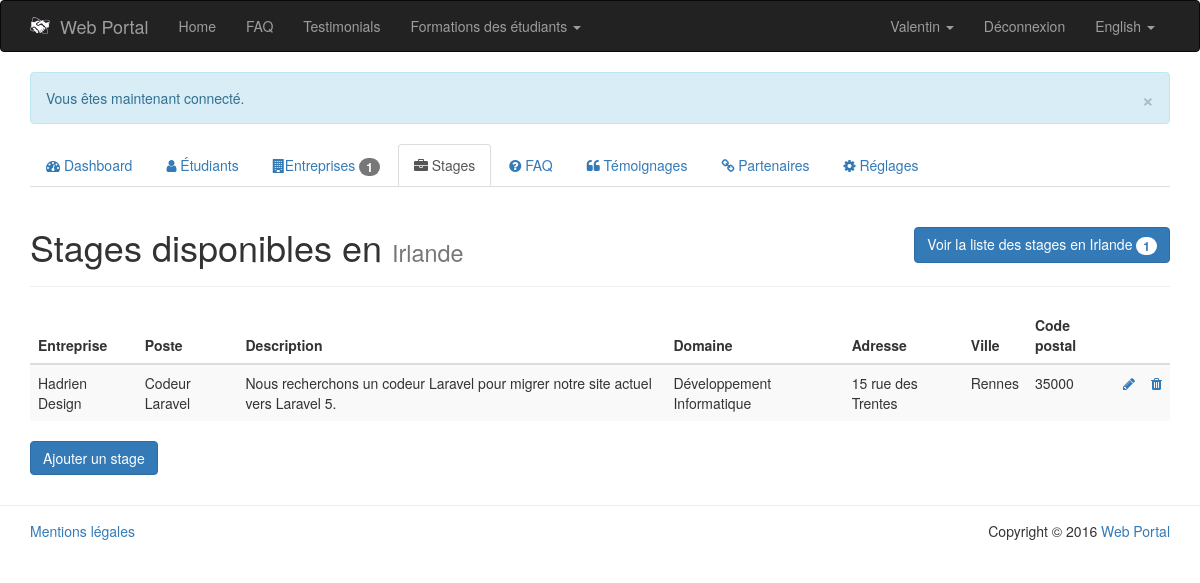
/PHP/public/index.php?page=admin/internships-list&country=France (signed in), run on the app's committed database.
### tables this page shows
CREATE TABLE `settings` (
  `id` int(11) NOT NULL,
  `tag` varchar(64) NOT NULL,
  `value` varchar(256) NOT NULL,
  `placeholder` varchar(128) NOT NULL,
  `data_type` enum('varchar','int','boolean') NOT NULL DEFAULT 'varchar'
);

CREATE TABLE `student` (
  `id` int(11) NOT NULL,
  `first_name` varchar(64) NOT NULL,
  `last_name` varchar(64) NOT NULL,
  `country` enum('France','Irlande') NOT NULL,
  `skill` int(11) NOT NULL,
  `email` varchar(64) NOT NULL,
  `password` varchar(64) NOT NULL,
  `cv` varchar(128) NOT NULL,
  `portfolio` varchar(128) NOT NULL,
  `admin` tinyint(1) NOT NULL DEFAULT '0',
  `available` tinyint(1) NOT NULL DEFAULT '1',
  `activated` tinyint(1) NOT NULL,
  `register_date` date NOT NULL
);

CREATE TABLE `internship` (
  `id` int(11) NOT NULL,
  `name` varchar(64) NOT NULL,
  `description` text NOT NULL,
  `company` int(11) NOT NULL,
  `address` varchar(128) NOT NULL,
  `city` varchar(128) NOT NULL,
  `zip_code` varchar(32) NOT NULL,
  `skill` int(11) NOT NULL
);

CREATE TABLE `company` (
  `id` int(11) NOT NULL,
  `name` varchar(64) NOT NULL,
  `email` varchar(128) NOT NULL,
  `password` varchar(64) NOT NULL,
  `country` enum('France','Irlande') NOT NULL,
  `city` varchar(64) NOT NULL,
  `logo` varchar(128) NOT NULL,
  `description` text NOT NULL,
  `website` varchar(64) NOT NULL,
  `activated` tinyint(1) NOT NULL,
  `register_date` date NOT NULL
);

CREATE TABLE `skill` (
  `id` int(11) NOT NULL,
  `name` varchar(64) NOT NULL
);

### PHP/app/model/Settings.class.php (called while the page is built, shortened)
<?php
	class Settings {
		public static function getWebsiteName() {
			$db = PDOConnexion::getInstance();
			$sql = "SELECT value FROM settings WHERE tag = 'website_name'";
			$sth = $db->prepare($sql);
			$sth->setFetchMode(PDO::FETCH_CLASS|PDO::FETCH_PROPS_LATE, 'Settings');
			$sth->execute();
			return $sth->fetch()->value;
		}
	}
?>

### PHP/app/model/Autoloader.php (called while the page is built, shortened)
<?php
	class Autoloader {
		public static function appAutoload($class) {
			$class = str_replace('\\', '/', $class);
		}
	}
?>

### PHP/app/model/Language.class.php (called while the page is built, shortened)
<?php
	class Language {
		private $defaultLanguage = 'en';
		private $currentLanguage;
		private $translate = array();
		public function __construct() {
		    if (isset($_COOKIE['lang']) || isset($_SESSION['lang'])) {
		        if (isset($_COOKIE['lang'])) {
		            $this->currentLanguage = $_COOKIE['lang'];
		        }
		        if (isset($_SESSION['lang'])) {
		            $this->currentLanguage = $_SESSION['lang'];
		        }
		    }
		    else {
		    	$this->currentLanguage = $this->detectBrowserLanguage();
		    }
		    $this->translate = $translate;
		}
		private function detectBrowserLanguage() {
			if (isset($_SERVER['HTTP_ACCEPT_LANGUAGE'])) {
				if (substr($_SERVER['HTTP_ACCEPT_LANGUAGE'], 0, 2) == 'fr') {
					return 'fr';
				}
				else {
					return 'en';
				}
			}
			return $this->defaultLanguage;
		}
		public function getCurrentLanguage() {
			$languageName = ($this->currentLanguage == 'fr') ? 'Français' : 'English';
			return array(
				'code' => $this->currentLanguage,
				'name' => $languageName
			);
		}
		public function translate($term) {
			if (!array_key_exists($this->currentLanguage, $this->translate)) {
				if (file_exists(LANG . DS . $this->currentLanguage . '.php')) {
					return $this->translate[$term];
				}
			}
			else {
				throw new Exception('Le terme "' . $term . '" n\'existe pas dans le fichier de traduction.');
			}
		}
	}
?>

### PHP/ressources/lang/en.php (called while the page is built)
<?php
	$translate = array (
		'home' => 'Home',
		'faq' => 'FAQ',
		'testimonials' => 'Testimonials',
		'student' => 'Student',
		'company' => 'Company'
	);
?>

### PHP/app/model/Student.class.php (called while the page is built, shortened)
<?php
	class Student {
		public function __get($nom){
			return $this->$nom;
		}
		public static function getStudentById($id) {
			$db = PDOConnexion::getInstance();
			$sql = 'SELECT * FROM student WHERE id = :id';
			$sth = $db->prepare($sql);
			$sth->setFetchMode(PDO::FETCH_CLASS|PDO::FETCH_PROPS_LATE, 'Student');
			$sth->execute(array(
				':id' => $id
			));
			return $sth->fetch();
		}
	}
?>

### PHP/app/model/Internship.class.php (called while the page is built, shortened)
<?php
	class Internship {
		public function __get($nom){
			return $this->$nom;
		}
		public static function getInternshipByCompanyCountry($country) {
			$db = PDOConnexion::getInstance();
			$sql = 'SELECT DISTINCT I.* FROM internship I , company C WHERE I.company = C.id AND C.country = :country';
			$sth = $db->prepare($sql);
			$sth->setFetchMode(PDO::FETCH_CLASS|PDO::FETCH_PROPS_LATE, 'Internship');
			$sth->execute(array(
				':country' => $country
			));
			return $sth->fetchAll();
		}
	}
?>

### PHP/app/model/Company.class.php (called while the page is built, shortened)
<?php
	class Company {
		public function __get($nom){
			return $this->$nom;
		}
		public static function getCompanyById($id) {
			$db = PDOConnexion::getInstance();
			$sql = 'SELECT * FROM company WHERE id = :id';
			$sth = $db->prepare($sql);
			$sth->setFetchMode(PDO::FETCH_CLASS|PDO::FETCH_PROPS_LATE, 'Company');
			$sth->execute(array(
				':id' => $id
			));
			return $sth->fetch();
		}
	}
?>

### PHP/app/model/Skill.class.php (called while the page is built, shortened)
<?php
	class Skill {
		public function __get($nom){
			return $this->$nom;
		}
		public static function getSkillById($id) {
			$db = PDOConnexion::getInstance();
			$sql = 'SELECT * FROM skill WHERE id = :id';
			$sth = $db->prepare($sql);
			$sth->setFetchMode(PDO::FETCH_CLASS|PDO::FETCH_PROPS_LATE, 'Skill');
			$sth->execute(array(
				':id' => $id
			));
			return $sth->fetch();
		}
	}
?>

### PHP/app/view/admin/internships-list.php (the view, shortened to what this page needs)
<?php
	$country = ($_GET['country'] == 'France') ? 'France' : 'Irlande';
?>
<div class="col-md-12">
	<div class="page-header">
		<h1>
			Stages disponibles en
			<?php
				if ($country == 'Irlande') {
					echo '<small> France </small>';
					echo '<a href="index.php?page=admin/internships-list&country=France" class="btn btn-primary pull-right">Voir la liste des stages en France <span class="badge">' . count(Internship::getInternshipByCompanyCountry($country)) . '</span></a>';
				}
				else {
					echo '<small>Irlande</small>';
					echo '<a href="index.php?page=admin/internships-list&country=Irlande" class="btn btn-primary pull-right">Voir la liste des stages en Irlande <span class="badge">' . count(Internship::getInternshipByCompanyCountry($country)) . '</span></a>';
				}
			?>
		</h1>
	</div>
	<table class="table table-striped">
		<thead>
			<tr>
				<th>Entreprise</th>
				<th>Poste</th>
				<th>Description</th>
				<th>Domaine</th>
				<th>Adresse</th>
				<th>Ville</th>
				<th>Code postal</th>
				<th></th>
				<th></th>
			</tr>
		</thead>
		<tbody>
			<?php
				if ($country == 'France') {
					foreach (Internship::getInternshipByCompanyCountry($country) as $internship) {
						echo '<tr data-id="' . $internship->id . '">';
							echo '<td>' . Company::getCompanyById($internship->company)->name . '</td>';
							echo '<td>' . $internship->name . '</td>';
							echo '<td>' . $internship->description . '</td>';
							echo '<td>' . Skill::getSkillById($internship->skill)->name . '</td>';
							echo '<td>' . $internship->address . '</td>';
							echo '<td>' . $internship->city . '</td>';
							echo '<td>' . $internship->zip_code . '</td>';
							echo '<td><a href="index.php?page=admin/internship-edit&amp;country='. $country .'&amp;id=' . $internship->id . '"><i class="fa fa-pencil" data-toggle="tooltip" title="Modifier"></i></a></td>';
							echo '<td><a href="#" title="Supprimer" data-action="delete"><i class="fa fa-trash"  data-toggle="tooltip" title="Supprimer"></i></a></td>';
						echo '</tr>';
					}
				}
			?>
		</tbody>
	</table>
	<a href="index.php?page=admin/add-internship&amp;country=<?php echo $country; ?>" class="btn btn-primary">Ajouter un stage</a>
</div>

### PHP/app/view/navbar.php (shortened to what this page needs)
<nav class="navbar navbar-inverse">
	<div class="container">
		<div class="navbar-header">
			<a class="navbar-brand" href="index.php?page=home"><img src="img/logo.png" alt="Logo" style="float: left; margin-right: 10px; width: 20px;"><?php echo Settings::getWebsiteName(); ?></a>
		</div>
		<div id="navbar" class="collapse navbar-collapse">
			<ul class="nav navbar-nav">
				<li<?php App::isCurrentPage('home'); ?>><a href="index.php?page=home"><?php echo $language->translate('home'); ?></a></li>
				<li<?php App::isCurrentPage('faq'); ?>><a href="index.php?page=faq"><?php echo $language->translate('faq'); ?></a></li>
				<li<?php App::isCurrentPage('testimonials'); ?>><a href="index.php?page=testimonials"><?php echo $language->translate('testimonials'); ?></a></li>
				<li class="dropdown"
					     	App::isCurrentPage('formations-ireland'); ?>>
						  	<a id="formations-dropdown" href="#" class="dropdown-toggle" data-toggle="dropdown" role="button" aria-haspopup="true" aria-expanded="false">
								Formations des étudiants
								<span class="caret"></span>
							</a>
				</li>
			</ul>
			<ul class="nav navbar-nav navbar-right">
				<?php if (App::isLogged()) : ?>
					<?php $member = App::getMember(); ?>
					<?php if (get_class($member) == 'Student') : ?>
						<li class="dropdown">
							<a id="student-dropdown" href="#" class="dropdown-toggle" data-toggle="dropdown" role="button" aria-haspopup="true" aria-expanded="false">
								<?php echo $member->first_name; ?>
								<span class="caret"></span>
							</a>
						</li>
					<?php endif; ?>
					<li><a href="index.php?page=signout">Déconnexion</a></li>
				<?php endif; ?>
				<li class="dropdown">
					<a id="lang-dropdown" href="#" class="dropdown-toggle" data-toggle="dropdown" role="button" aria-haspopup="true" aria-expanded="false">
						<?php echo $language->getCurrentLanguage()['name']; ?>
						<span class="caret"></span>
					</a>
				</li>
            </ul>
		</div>
	</div>
</nav>

### data on the page
settings: value "Web Portal"
student: first_name "Valentin"
internship: company.name "Hadrien Design", name "Codeur Laravel", description "Nous recherchons un codeur Laravel pour migrer notre site actuel vers Laravel 5.", skill.name "Développement Informatique", address "15 rue des Trentes", city "Rennes", zip_code "35000"

### other printed values
$language->translate('home') "Home"
$language->translate('faq') "FAQ"
$language->translate('testimonials') "Testimonials"
$language->getCurrentLanguage()['name'] "English"
$output "× Vous êtes maintenant connecté."
count(Company::getActivatedCompanies(false)) "1"
count(Internship::getInternshipByCompanyCountry($country)) "1"
App::$siteTitle "Web Portal"
